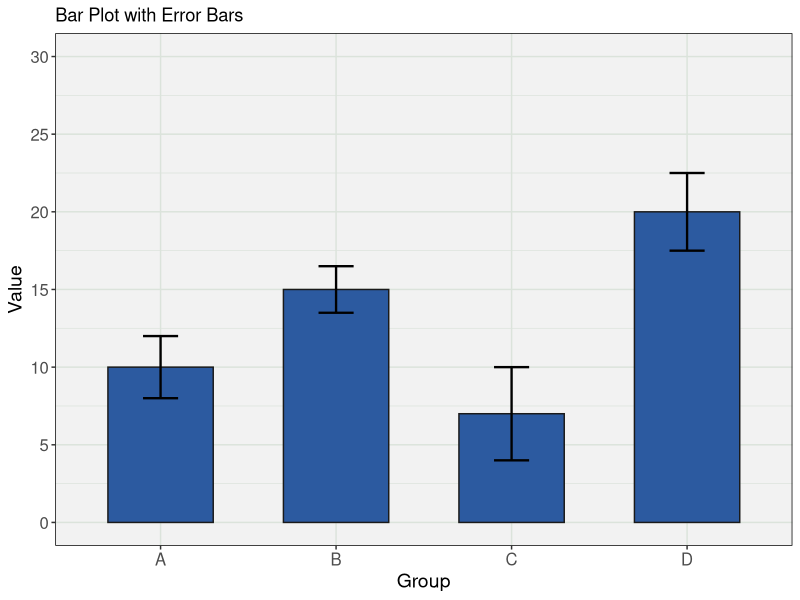

Here is the R script that generated this plot:
library(ggplot2)

# Sample data with error bars
df <- data.frame(
  group = c("A", "B", "C", "D"),
  value = c(10, 15, 7, 20),
  error = c(2, 1.5, 3, 2.5)  # Error values
)

y_axis_min <- 0
y_axis_max <- 30
y_axis_breaks <- 5

# Bar plot with error bars
p1 <- ggplot(df, aes(x = group, y = value)) +
  geom_bar(stat = "identity", fill = "#2c5aa0", color = "#1a1a1a", width = 0.6) +  # Bar plot
  geom_errorbar(aes(ymin = value - error, ymax = value + error), 
                width = 0.2, color = "black", size = 0.8) +  # Error bars
  scale_y_continuous(limits = c(y_axis_min, y_axis_max), breaks = seq(y_axis_min, y_axis_max, by = y_axis_breaks)) +
  labs(title = "Bar Plot with Error Bars", x = "Group", y = "Value") +
  theme(
    legend.position = "none",
    panel.background = element_rect(fill = "#f2f2f2", colour = "#f2f2f2", size = 0.5, linetype = "solid"),
    panel.grid.major = element_line(size = 0.5, linetype = 'solid', colour = "#dbe3db"), 
    panel.grid.minor = element_line(size = 0.25, linetype = 'solid', colour = "#dbe3db"),
    axis.title.x = element_text(size = 14),
    axis.text.x = element_text(size = 12),
    axis.title.y = element_text(size = 14),
    axis.text.y = element_text(size = 12),
    panel.border = element_rect(colour = "black", fill = NA, size = 0.5)
  )

p1
